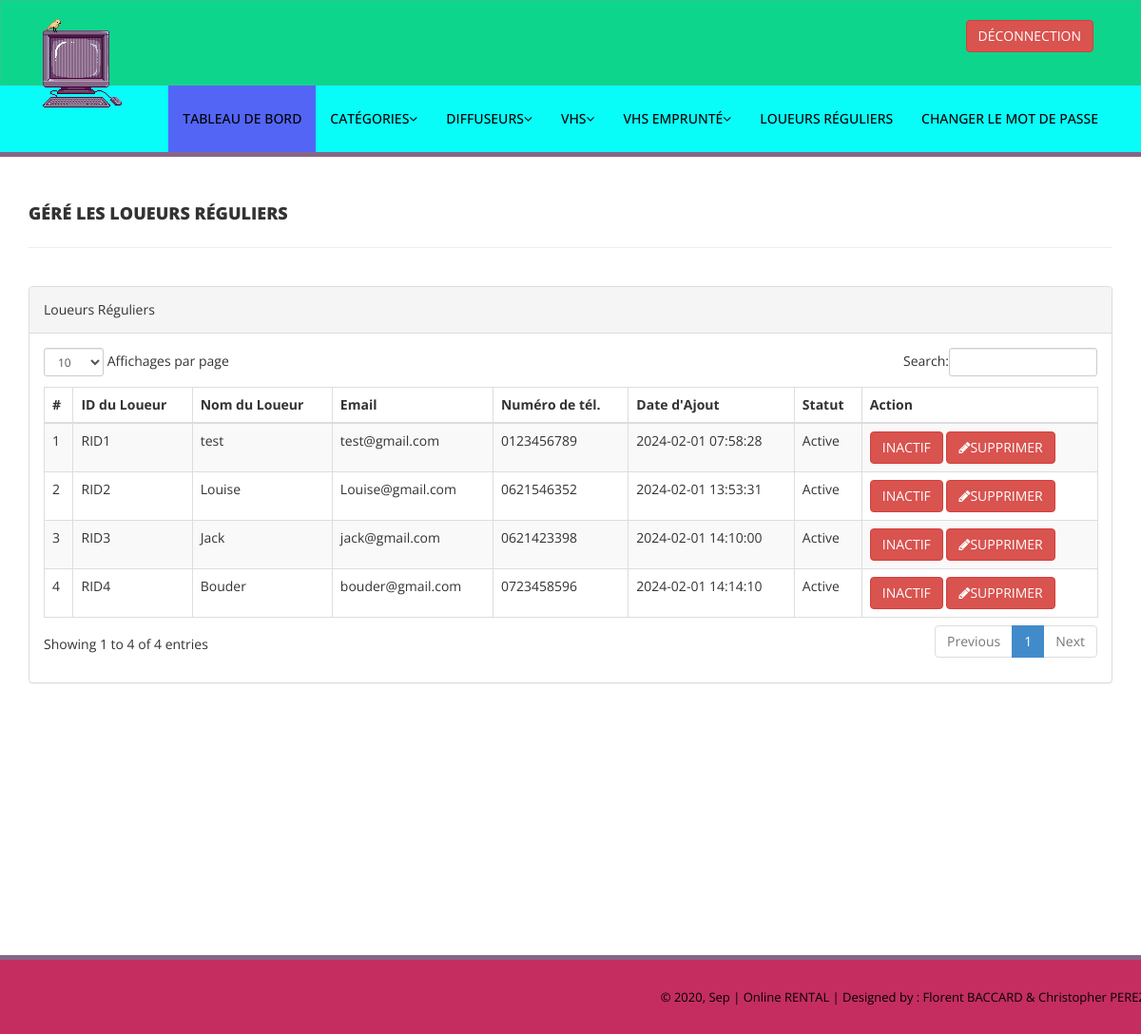
/Rental_VHS/admin/reg-renters.php (signed in), run on the app's committed database.
### tables this page shows
CREATE TABLE IF NOT EXISTS `tblrenters` (
  `id` int NOT NULL AUTO_INCREMENT,
  `RenterId` varchar(100) DEFAULT NULL,
  `FullName` varchar(120) DEFAULT NULL,
  `EmailId` varchar(120) DEFAULT NULL,
  `MobileNumber` char(11) DEFAULT NULL,
  `Password` varchar(120) DEFAULT NULL,
  `Status` int DEFAULT NULL,
  `RegDate` timestamp NULL DEFAULT CURRENT_TIMESTAMP,
  `UpdationDate` timestamp NULL DEFAULT NULL ON UPDATE CURRENT_TIMESTAMP,
  PRIMARY KEY (`id`),
  UNIQUE KEY `RenterId` (`RenterId`)
);

### Rental_VHS/admin/reg-renters.php (the view, shortened to what this page needs)
<?php
include('includes/config.php');
if (strlen($_SESSION['alogin']) == 0) {
    header('location:index.php');
} else {
?>
    <!DOCTYPE html>
    <html lang="fr">
    <head>
        <link href="assets/css/bootstrap.css" rel="stylesheet" />
        <link href="assets/css/font-awesome.css" rel="stylesheet" />
        <link href="assets/js/dataTables/dataTables.bootstrap.css" rel="stylesheet" />
        <link href="assets/css/style.css" rel="stylesheet" />
    </head>
    <body>
        <?php include('includes/header.php'); ?>
        <div class="content-wrapper">
            <div class="container">
                <div class="row pad-botm">
                    <div class="col-md-12">
                        <h4 class="header-line">Géré les Loueurs Réguliers</h4>
                    </div>
                </div>
                <div class="row">
                    <div class="col-md-12">
                        <div class="panel panel-default">
                            <div class="panel-heading">
                                Loueurs Réguliers
                            </div>
                            <div class="panel-body">
                                <div class="table-responsive">
                                    <table class="table table-striped table-bordered table-hover" id="dataTables-example">
                                        <thead>
                                            <tr>
                                                <th>#</th>
                                                <th>ID du Loueur</th>
                                                <th>Nom du Loueur</th>
                                                <th>Email</th>
                                                <th>Numéro de tél.</th>
                                                <th>Date d'Ajout</th>
                                                <th>Statut</th>
                                                <th>Action</th>
                                            </tr>
                                        </thead>
                                        <tbody>
                                            <?php $sql = "SELECT * from tblrenters";
                                            $query = $dbh->prepare($sql);
                                            $query->execute();
                                            $results = $query->fetchAll(PDO::FETCH_OBJ);
                                            $cnt = 1;
                                            if ($query->rowCount() > 0) {
                                                foreach ($results as $result) {               ?>
                                                    <tr class="odd gradeX">
                                                        <td class="center"><?php echo htmlentities($cnt); ?></td>
                                                        <td class="center"><?php echo htmlentities($result->RenterId); ?></td>
                                                        <td class="center"><?php echo htmlentities($result->FullName); ?></td>
                                                        <td class="center"><?php echo htmlentities($result->EmailId); ?></td>
                                                        <td class="center"><?php echo htmlentities($result->MobileNumber); ?></td>
                                                        <td class="center"><?php echo htmlentities($result->RegDate); ?></td>
                                                        <td class="center"><?php if ($result->Status == 1) {
                                                                                echo htmlentities("Active");
                                                                            } else {
                                                                                echo htmlentities("Blocked");
                                                                            }
                                                                            ?></td>
                                                        <td class="center">
                                                            <?php if ($result->Status == 1) { ?>
                                                                <a href="reg-renters.php?inid=<?php echo htmlentities($result->id); ?>" onclick="return confirm('Voulez vous bloqué cet utilisateur ?');" class="btn btn-danger">INACTIF</a>
                                                            <?php } else { ?>
                                                                <a href="reg-renters.php?id=<?php echo htmlentities($result->id); ?>" onclick="return confirm('Voulez vous rendre actif cet utilisateur ?');" class="btn btn-primary">ACTIF</a>
                                                            <?php } ?>
                                                            <a href="reg-renters.php?del=<?php echo htmlentities($result->id); ?>" onclick="return confirm('Are you sure you want to delete?');" class="btn btn-danger"><i class="fa fa-pencil"></i>SUPPRIMER</a>
                                                        </td>
                                                    </tr>
                                            <?php $cnt = $cnt + 1;
                                                }
                                            } ?>
                                        </tbody>
                                    </table>
                                </div>
                            </div>
                        </div>
                    </div>
                </div>
            </div>
        </div>
        <?php include('includes/footer.php'); ?>
    </body>
    </html>
<?php } ?>

### Rental_VHS/admin/assets/css/style.css (style rules this page uses)
.content-wrapper { margin-top: 40px; min-height:800px; padding-bottom:90px; }
.header-line { font-weight:900; padding-bottom:25px; border-bottom:1px solid #eeeeee; text-transform:uppercase; }
.pad-botm { padding-bottom:30px; }

### data on the page
tblrenters: RenterId "RID1", FullName "test", EmailId "test@gmail.com", MobileNumber "0123456789", RegDate "2024-02-01 07:58:28"
tblrenters: RenterId "RID2", FullName "Louise", EmailId "Louise@gmail.com", MobileNumber "0621546352", RegDate "2024-02-01 13:53:31"
tblrenters: RenterId "RID3", FullName "Jack", EmailId "jack@gmail.com", MobileNumber "0621423398", RegDate "2024-02-01 14:10:00"
tblrenters: RenterId "RID4", FullName "Bouder", EmailId "bouder@gmail.com", MobileNumber "0723458596", RegDate "2024-02-01 14:14:10"

### other printed values
date('Y, M', filemtime(__FILE__)) "2020, Sep"
